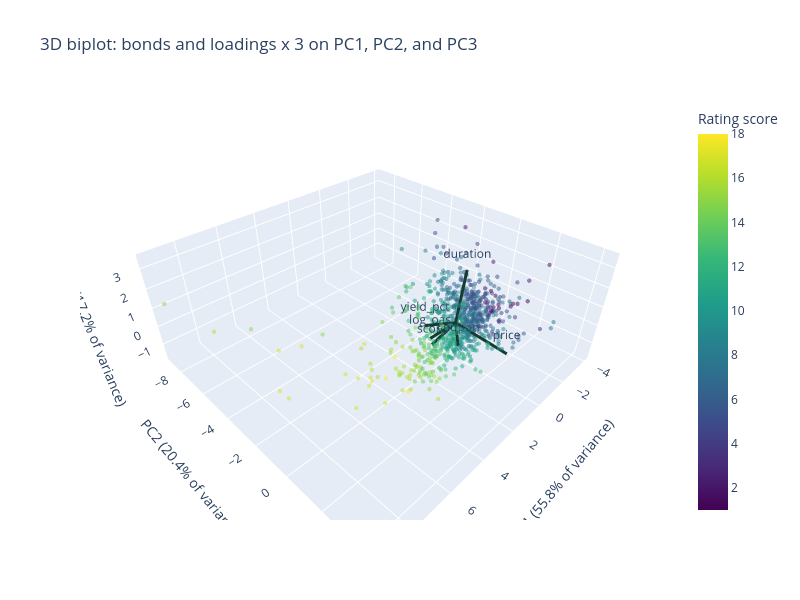

The notebook cell saved with this chart:
### Markdown cell above
* A variable that is not in the picture's axes can still be read off it. Rating score was one of the six columns, and the colour runs along PC1: the correlation of the PC1 score with rating score is 0.92. Rotate the plotly chart until PC1 runs across the screen, and the colours line up in order.

Q. Draw the loadings as arrows in the same 3D space: a 3D biplot.

### Code cell
# each column's loadings on PC1 to PC3, drawn 3 times longer so that they read against the points
arrow_scale = 3
arrow_ends = {column: tuple(arrow_scale * loadings_six.loc[column, ["PC1", "PC2", "PC3"]]) for column in six_columns}
still_3d(rated["PC1"], rated["PC2"], rated["PC3"], color=rated["score"], color_label="Rating score (1 = AAA, 18 = CCC)",
         title="3D biplot: bonds and loadings x 3 on PC1, PC2, and PC3 (still view)", arrows=arrow_ends)
plt.show()

fig = px.scatter_3d(rated, x="PC1", y="PC2", z="PC3", color="score", color_continuous_scale="Viridis",
                    labels={**{f"PC{n}": pc_label(n) for n in range(1, 4)}, "score": "Rating score"},
                    title="3D biplot: bonds and loadings x 3 on PC1, PC2, and PC3", width=800, height=600)
fig.update_traces(marker={"size": 2.5, "opacity": 0.5})
for column, (end_x, end_y, end_z) in arrow_ends.items():
    # an arrow is a line from the origin to the loadings, labelled at its tip
    fig.add_trace(go.Scatter3d(x=[0, end_x], y=[0, end_y], z=[0, end_z], mode="lines+text", text=["", column],
                               textposition="top center", line={"width": 6, "color": plotkit.GREEN_DARK},
                               showlegend=False, name=column))
fig.show()

### Figure 1 — Plotly figure (JSON) as saved in the notebook; plotly's stock layout.template omitted (floating-point values rounded to 4 significant figures; data arrays with more than 128 entries replaced by an {"elided": "..."} marker saying what was removed)
{"data": [{"hovertemplate": "PC1 (55.8% of variance)=%{x}<br>PC2 (20.4% of variance)=%{y}<br>PC3 (17.2% of variance)=%{z}<br>Rating score=%{marker.color}<extra></extra>", "legendgroup": "", "marker": {"color": {"elided": "821 int values"}, "coloraxis": "coloraxis", "opacity": 0.5, "size": 2.5, "symbol": "circle"}, "mode": "markers", "name": "", "scene": "scene", "showlegend": false, "type": "scatter3d", "x": {"elided": "821 float values"}, "y": {"elided": "821 float values"}, "z": {"elided": "821 float values"}}, {"line": {"color": "#123d2f", "width": 6}, "mode": "lines+text", "name": "log_oas", "showlegend": false, "text": ["", "log_oas"], "textposition": "top center", "type": "scatter3d", "x": [0, 1.592], "y": [0, -0.1458], "z": [0, -0.09777]}, {"line": {"color": "#123d2f", "width": 6}, "mode": "lines+text", "name": "duration", "showlegend": false, "text": ["", "duration"], "textposition": "top center", "type": "scatter3d", "x": [0, 0.0359], "y": [0, 0.3083], "z": [0, 2.917]}, {"line": {"color": "#123d2f", "width": 6}, "mode": "lines+text", "name": "coupon", "showlegend": false, "text": ["", "coupon"], "textposition": "top center", "type": "scatter3d", "x": [0, 1.403], "y": [0, 1.208], "z": [0, 0.1564]}, {"line": {"color": "#123d2f", "width": 6}, "mode": "lines+text", "name": "score", "showlegend": false, "text": ["", "score"], "textposition": "top center", "type": "scatter3d", "x": [0, 1.503], "y": [0, -0.09396], "z": [0, -0.4713]}, {"line": {"color": "#123d2f", "width": 6}, "mode": "lines+text", "name": "yield_pct", "showlegend": false, "text": ["", "yield_pct"], "textposition": "top center", "type": "scatter3d", "x": [0, 1.485], "y": [0, -0.5791], "z": [0, 0.32]}, {"line": {"color": "#123d2f", "width": 6}, "mode": "lines+text", "name": "price", "showlegend": false, "text": ["", "price"], "textposition": "top center", "type": "scatter3d", "x": [0, -0.1778], "y": [0, 2.661], "z": [0, -0.3614]}], "layout": {"coloraxis": {"autocolorscale": false, "colorbar": {"title": {"text": "Rating score"}}, "colorscale": [[0.0, "#440154"], [0.1111, "#482878"], [0.2222, "#3e4989"], [0.3333, "#31688e"], [0.4444, "#26828e"], [0.5556, "#1f9e89"], [0.6667, "#35b779"], [0.7778, "#6ece58"], [0.8889, "#b5de2b"], [1.0, "#fde725"]]}, "height": 600, "legend": {"tracegroupgap": 0}, "scene": {"domain": {"x": [0.0, 1.0], "y": [0.0, 1.0]}, "xaxis": {"title": {"text": "PC1 (55.8% of variance)"}}, "yaxis": {"title": {"text": "PC2 (20.4% of variance)"}}, "zaxis": {"title": {"text": "PC3 (17.2% of variance)"}}}, "title": {"text": "3D biplot: bonds and loadings x 3 on PC1, PC2, and PC3"}, "width": 800}}
